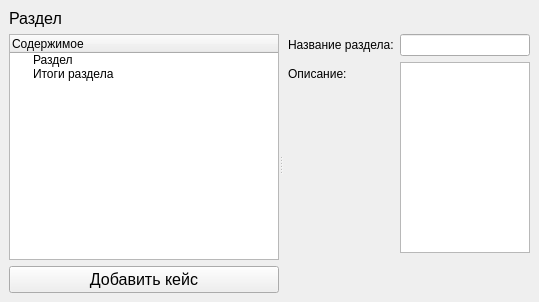
<?xml version="1.0" encoding="UTF-8"?>
<ui version="4.0">
 <class>SectionEditForm</class>
 <widget class="QWidget" name="SectionEditForm">
  <property name="geometry">
   <rect>
    <x>0</x>
    <y>0</y>
    <width>539</width>
    <height>302</height>
   </rect>
  </property>
  <property name="windowTitle">
   <string>Form</string>
  </property>
  <layout class="QVBoxLayout" name="verticalLayout_3">
   <property name="leftMargin">
    <number>9</number>
   </property>
   <property name="topMargin">
    <number>9</number>
   </property>
   <property name="rightMargin">
    <number>9</number>
   </property>
   <property name="bottomMargin">
    <number>9</number>
   </property>
   <item>
    <widget class="QLabel" name="titleLabel">
     <property name="sizePolicy">
      <sizepolicy hsizetype="Preferred" vsizetype="Fixed">
       <horstretch>0</horstretch>
       <verstretch>0</verstretch>
      </sizepolicy>
     </property>
     <property name="font">
      <font>
       <pointsize>12</pointsize>
      </font>
     </property>
     <property name="text">
      <string>Раздел</string>
     </property>
    </widget>
   </item>
   <item>
    <widget class="QSplitter" name="splitter">
     <property name="frameShape">
      <enum>QFrame::NoFrame</enum>
     </property>
     <property name="orientation">
      <enum>Qt::Horizontal</enum>
     </property>
     <property name="opaqueResize">
      <bool>true</bool>
     </property>
     <property name="childrenCollapsible">
      <bool>false</bool>
     </property>
     <widget class="QWidget" name="verticalLayoutWidget">
      <layout class="QVBoxLayout" name="verticalLayout_2">
       <item>
        <widget class="QTreeWidget" name="treeWidget">
         <property name="minimumSize">
          <size>
           <width>270</width>
           <height>0</height>
          </size>
         </property>
         <property name="dragEnabled">
          <bool>true</bool>
         </property>
         <property name="dragDropMode">
          <enum>QAbstractItemView::InternalMove</enum>
         </property>
         <column>
          <property name="text">
           <string>Содержимое</string>
          </property>
         </column>
         <item>
          <property name="text">
           <string>Раздел</string>
          </property>
          <property name="icon">
           <iconset resource="resources.qrc">
            <normaloff>:/icons/section.png</normaloff>:/icons/section.png</iconset>
          </property>
          <property name="flags">
           <set>ItemIsSelectable|ItemIsDropEnabled|ItemIsEnabled</set>
          </property>
         </item>
         <item>
          <property name="text">
           <string>Итоги раздела</string>
          </property>
          <property name="icon">
           <iconset resource="resources.qrc">
            <normaloff>:/icons/total.png</normaloff>:/icons/total.png</iconset>
          </property>
          <property name="flags">
           <set>ItemIsSelectable|ItemIsEnabled</set>
          </property>
         </item>
        </widget>
       </item>
       <item>
        <widget class="QPushButton" name="addCaseButton">
         <property name="font">
          <font>
           <pointsize>12</pointsize>
          </font>
         </property>
         <property name="text">
          <string>Добавить кейс</string>
         </property>
         <property name="icon">
          <iconset resource="resources.qrc">
           <normaloff>:/icons/add.png</normaloff>:/icons/add.png</iconset>
         </property>
         <property name="iconSize">
          <size>
           <width>16</width>
           <height>16</height>
          </size>
         </property>
        </widget>
       </item>
      </layout>
     </widget>
     <widget class="QStackedWidget" name="stackedWidget">
      <property name="sizePolicy">
       <sizepolicy hsizetype="Expanding" vsizetype="Expanding">
        <horstretch>0</horstretch>
        <verstretch>0</verstretch>
       </sizepolicy>
      </property>
      <widget class="QWidget" name="sectionPage">
       <property name="sizePolicy">
        <sizepolicy hsizetype="Preferred" vsizetype="Preferred">
         <horstretch>0</horstretch>
         <verstretch>0</verstretch>
        </sizepolicy>
       </property>
       <layout class="QVBoxLayout" name="verticalLayout">
        <property name="leftMargin">
         <number>0</number>
        </property>
        <property name="topMargin">
         <number>0</number>
        </property>
        <property name="rightMargin">
         <number>0</number>
        </property>
        <property name="bottomMargin">
         <number>0</number>
        </property>
        <item>
         <layout class="QFormLayout" name="formLayout">
          <property name="leftMargin">
           <number>5</number>
          </property>
          <item row="1" column="0">
           <widget class="QLabel" name="label">
            <property name="text">
             <string>Название раздела:</string>
            </property>
           </widget>
          </item>
          <item row="1" column="1">
           <widget class="QLineEdit" name="nameEdit"/>
          </item>
          <item row="2" column="0">
           <widget class="QLabel" name="label_2">
            <property name="text">
             <string>Описание:</string>
            </property>
           </widget>
          </item>
          <item row="2" column="1">
           <widget class="QPlainTextEdit" name="descriptionEdit">
            <property name="maximumSize">
             <size>
              <width>16777215</width>
              <height>400</height>
             </size>
            </property>
           </widget>
          </item>
         </layout>
        </item>
        <item>
         <spacer name="verticalSpacer">
          <property name="orientation">
           <enum>Qt::Vertical</enum>
          </property>
          <property name="sizeHint" stdset="0">
           <size>
            <width>20</width>
            <height>40</height>
           </size>
          </property>
         </spacer>
        </item>
       </layout>
      </widget>
     </widget>
    </widget>
   </item>
  </layout>
 </widget>
 <resources>
  <include location="resources.qrc"/>
 </resources>
 <connections/>
</ui>
